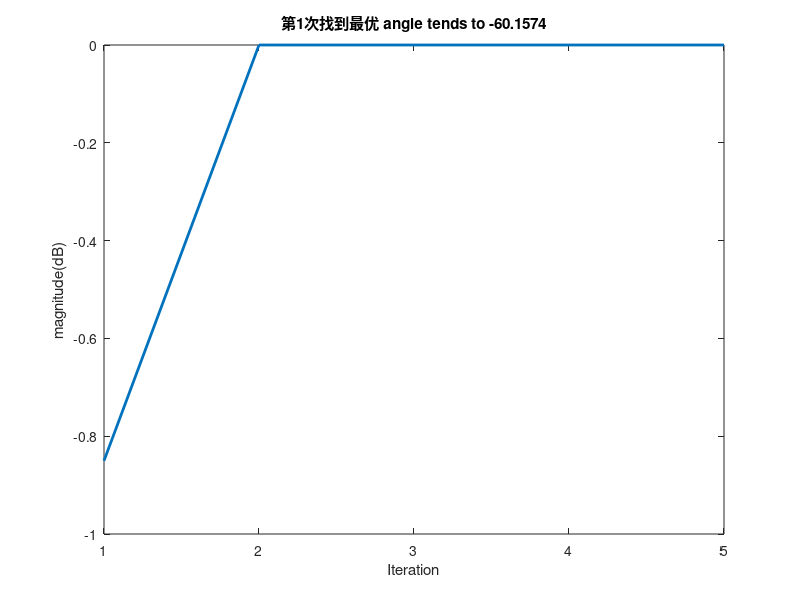
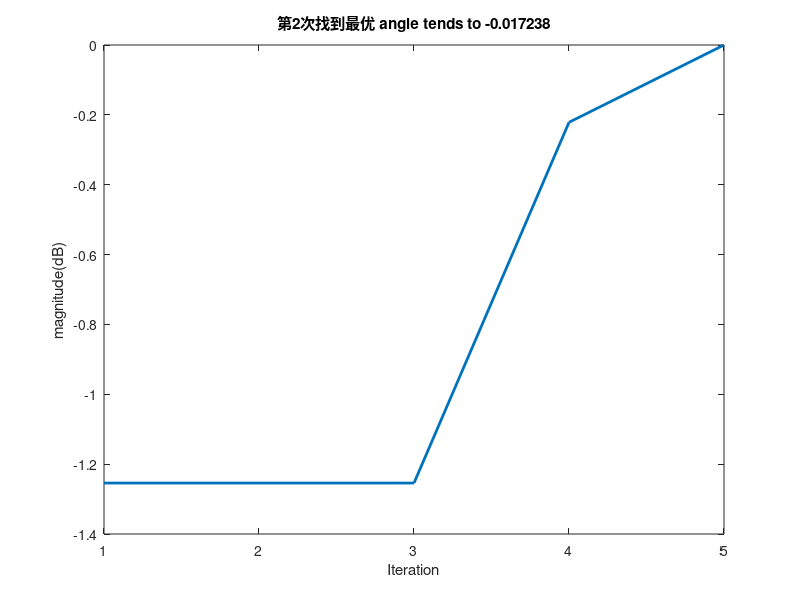
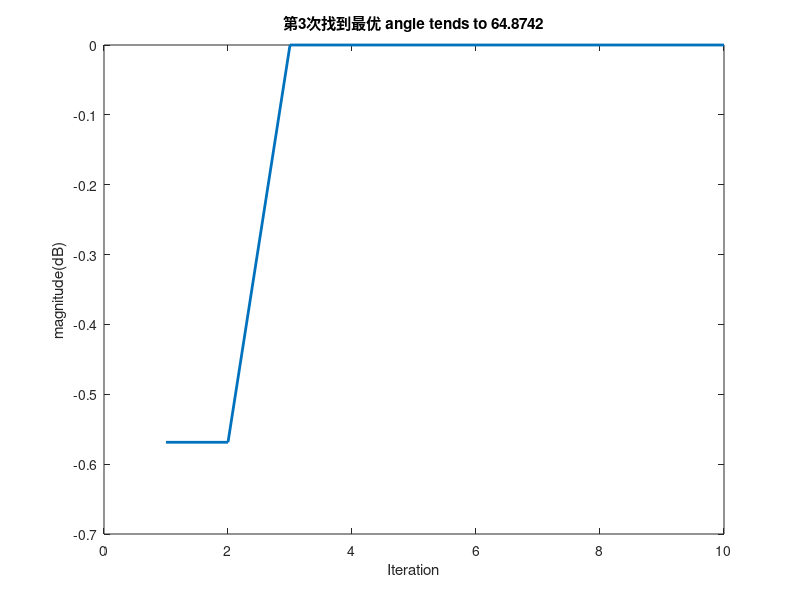
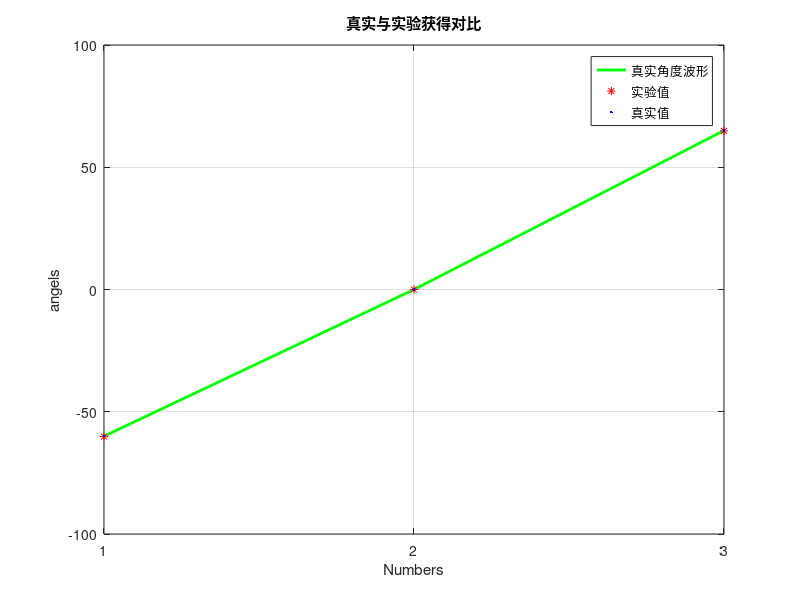

Source code (MATLAB) for these figures, in order:
%%DOA估计--pso算法
clc;clear;close all;
cd(fileparts(mfilename('fullpath')));
addpath(genpath(cd));
%% Problem Definition
%CostFunction=@(x) Sphere(x);        % Cost Function
nVar=1;             % Number of Decision Variables
VarSize=[1 nVar];   % Size of Decision Variables Matrix
VarMin=-90;         % Lower Bound of Variables
VarMax= 90;         % Upper Bound of Variables
derad=pi/180;                             %角度->弧度
redeg=180/pi;                             %弧度->角度
twpi=2*pi;
kelm=8;                                   %阵元数(接受信号）
dd=0.5;                                   %阵元间距
d=0:dd:(kelm-1)*dd;
iwave=3;                                  %信源数
theta=[-60  0  65];                  %波达方向测试数据
snr=10;                                   %信噪比
n=200;                                    %采样数

%% PSO Parameters
MaxIt=100;       % Maximum Number of Iterations
nPop=50;        % Population Size (Swarm Size)

% PSO Parameters
w=1;            % Inertia Weight
wdamp=0.99;     % Inertia Weight Damping Ratio
c1=1.5;         % Personal Learning Coefficient
c2=2.0;         % Global Learning Coefficient

% If you would like to use Constriction Coefficients for PSO,
% uncomment the following block and comment the above set of parameters.

% % Constriction Coefficients
% phi1=2.05;
% phi2=2.05;
% phi=phi1+phi2;
% chi=2/(phi-2+sqrt(phi^2-4*phi));
% w=chi;          % Inertia Weight
% wdamp=1;        % Inertia Weight Damping Ratio
% c1=chi*phi1;    % Personal Learning Coefficient
% c2=chi*phi2;    % Global Learning Coefficient

% Velocity Limits
VelMax=0.5*(VarMax-VarMin);
VelMin=-VelMax;

%% 搜索过程
angel = [];                     % 搜索获得的角度
count=0;counta=1;               % count表示得到的局部最优解的个数，counta表示找到的最优个数
BestC = [];                     % 存储找到的所有最优功率和所有最优角度   
BestP = [];
while counta <= iwave                   % 信源数即为局部最优解的个数
    w=1;            % Inertia Weight
    count=count+1;
    disp(['--->第',num2str(count),'次尝试寻找最优角度']);
    
    %% Function And Init
    A=exp(-1i*twpi*d.'*sin(theta*derad));     %方向向量
    S=randn(iwave,n);                         %信源信号3*200
    X=A*S;                                    %接受信号
    X1=awgn(X,snr,'measured');                %添加噪声
    Rxx=X1*X1'/n;                             %计算协方差矩阵
    InvS=inv(Rxx);                            %求逆
    [EV,D]=eig(Rxx);                          %特征值分解
    EVA=diag(D)';                             %获得对角元素
    [EVA,I]=sort(EVA);                        %特征值从小到大排序、
    EVA=fliplr(EVA);                          %左右翻转，从大到小排序
    EV=fliplr(EV(:,I));                       %对应特征向量排序
    L=iwave;
    En=EV(:,L+1:kelm);                        %得到噪声子空间
  
    %% Initialization
    empty_particle.Position=[];
    empty_particle.Cost=[];
    empty_particle.Velocity=[];
    empty_particle.Best.Position=[];
    empty_particle.Best.Cost=[];

    particle=repmat(empty_particle,nPop,1);

    GlobalBest.Cost=inf;
    GlobalBest.Position=zeros(1,nVar);

    for i=1:nPop

        % Initialize Position
        particle(i).Position=unifrnd(VarMin,VarMax,VarSize);

        % Initialize Velocity
        particle(i).Velocity=zeros(VarSize);

        % Evaluation
        %particle(i).Cost=CostFunction(particle(i).Position);
        phim=derad*particle(i).Position;
        a=exp(-1i*twpi*d*sin(phim)).';
        SP=(a'*a)/(a'*(En*En')*a);
        SP=abs(SP);
        particle(i).Cost=-SP;

        % Update Personal Best
        particle(i).Best.Position=particle(i).Position;
        particle(i).Best.Cost=particle(i).Cost;

        % Update Global Best
        if particle(i).Best.Cost<GlobalBest.Cost
            GlobalBest=particle(i).Best;
        end
    end
    BestCost=[];
    BestPosition=[];

    %% PSO Main Loop
    for it=1:MaxIt
        for i=1:nPop
            % Update Velocity
            particle(i).Velocity = w*particle(i).Velocity ...
                +c1*rand(VarSize).*(particle(i).Best.Position-particle(i).Position) ...
                +c2*rand(VarSize).*(GlobalBest.Position-particle(i).Position);

            % Apply Velocity Limits
            particle(i).Velocity = max(particle(i).Velocity,VelMin);
            particle(i).Velocity = min(particle(i).Velocity,VelMax);

            % Update Position
            particle(i).Position = particle(i).Position + particle(i).Velocity;

            % Velocity Mirror Effect
            IsOutside=(particle(i).Position<VarMin | particle(i).Position>VarMax);
            particle(i).Velocity(IsOutside)=-particle(i).Velocity(IsOutside);

            % Apply Position Limits
            particle(i).Position = max(particle(i).Position,VarMin);
            particle(i).Position = min(particle(i).Position,VarMax);

            % Evaluation
            %particle(i).Cost = CostFunction(particle(i).Position);
            phim=derad*particle(i).Position;
            a=exp(-1i*twpi*d*sin(phim)).';
            SP=(a'*a)/(a'*(En*En')*a);
            SP=abs(SP);
            particle(i).Cost=-SP;

            % Update Personal Best
            if particle(i).Cost<particle(i).Best.Cost

                particle(i).Best.Position=particle(i).Position;
                particle(i).Best.Cost=particle(i).Cost;

                % Update Global Best
                if particle(i).Best.Cost<GlobalBest.Cost
                    GlobalBest=particle(i).Best;
                end
            end
        end

        BestCost(it,:) = GlobalBest.Cost;
        BestPosition(it,:) = GlobalBest.Position;
        
        if mod(it,5) == 0  % 每隔5次数打印一次
            disp(['  Iteration ' num2str(it) ': Best Cost = ' num2str(BestCost(it)) ...
                ' Angle = ' num2str(BestPosition(it))]);
            
            % 判断是否连续5个都相差在1度范围内,是则跳出，
            % 判断是否陷入局部，超过5次角度接近相似，跳出循环，重新初始化寻找
            if all(abs(BestPosition(it-4:it-1)-BestPosition(it))<=1)                    
                break;
            end
        end

        w=w*wdamp;
    end

    %% 判断寻找到的角度是否重复，如果重复则不存储
    if count == 1
        angel(counta) = GlobalBest.Position;         
    else        
        if all(abs(angel-GlobalBest.Position)>1)   %判断是否找到相似角度，超过1度，不相似可以存储
            angel(counta) = GlobalBest.Position;
        else
            continue; 
        end
    end
    disp([' * 找到', num2str(counta),' 个最优角度']);

    % 计算功率
    CostRate=abs(BestCost);
    CostRate_Max=max(CostRate);
    CostRate=10*log10(CostRate/CostRate_Max);

    % 绘画出适应度函数值
    figure;
    plot(CostRate,'LineWidth',2);
    title(['第',num2str(counta),'次找到最优',' angle tends to ',num2str(GlobalBest.Position)]);
    xlabel('Iteration');
    ylabel('magnitude(dB)');

    % 存储找到的最优功率和最优角度
    BestC=[BestC;CostRate];
    BestP=[BestP;BestPosition];
    
    counta = counta+1;        
end

figure; % 真实与实验获得对比
plot(sort(theta),"g",'LineWidth',2);
hold on
plot(sort(angel),'r*');
hold on
plot(sort(theta),'b.');
legend('真实角度波形','实验值','真实值');
title(' 真实与实验获得对比 ');
xlabel('Numbers');
ylabel('angels');
set(gca,'XTick',1:iwave)
grid on;

figure; % 所有寻找到的功率变化
plot(BestC,'LineWidth',2);
title('所有寻找到的功率变化');
xlabel('Iteration');
ylabel('magnitude/(dB)');

figure; % 所有寻找到的角度变化
plot(BestP,'LineWidth',2);
title('所有寻找到的角度变化');
xlabel('Iteration');
ylabel('angle/(度)');
angel